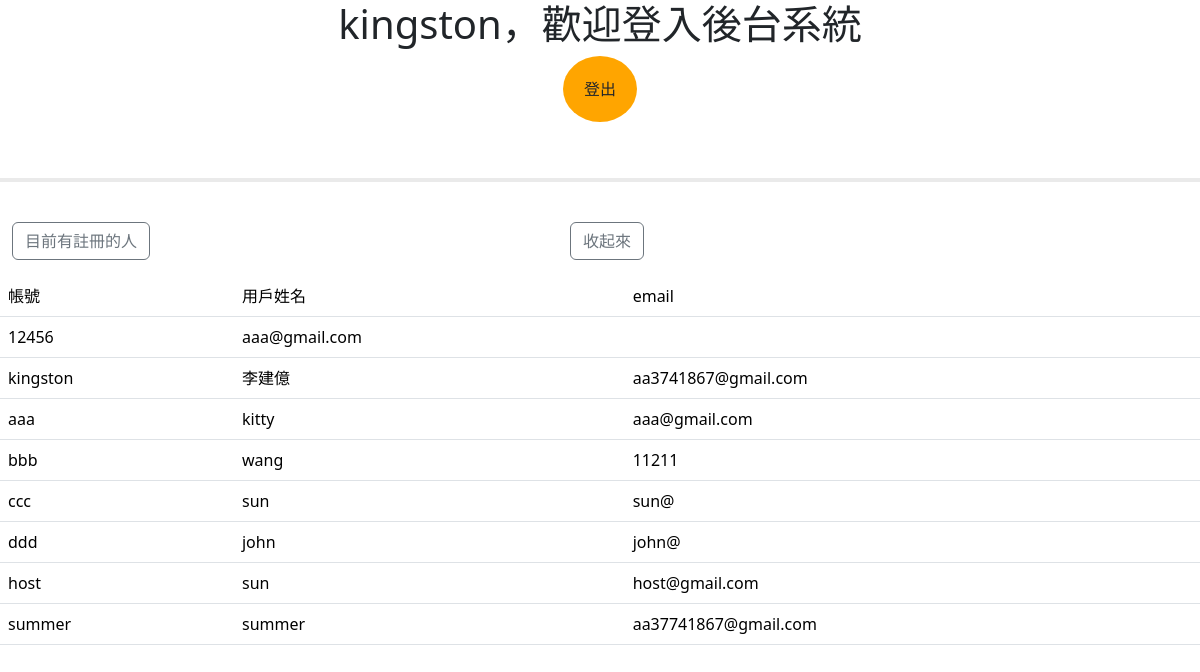
Page /web_app/home_list/ (signed in) on the earlier database version.
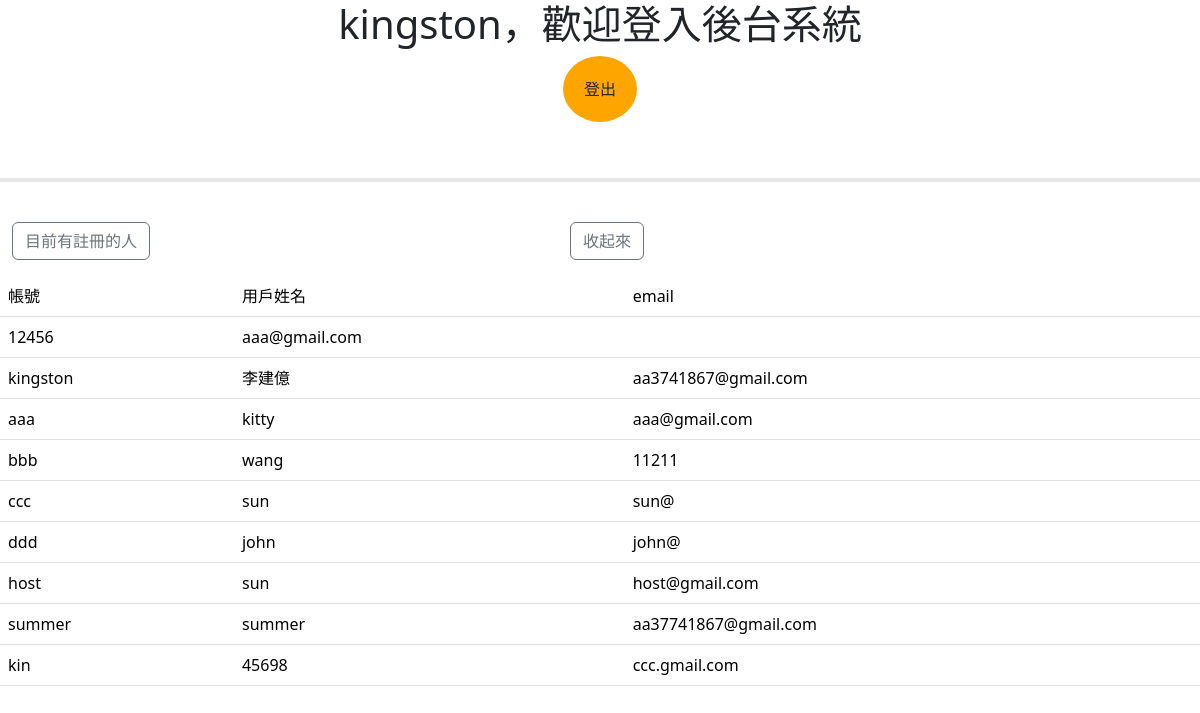
Same page on the later database version.
### web_app/models.py (models this page shows)
class Visitor(models.Model):
    user = models.CharField(max_length = 30)
    password = models.CharField(max_length = 20)
    name = models.CharField(max_length = 50)
    email = models.CharField(max_length = 30)
    vertified = models.BooleanField(default = False)
    class Meta:
        db_table = "visitor"

### web_app/views.py (the view)
class Homelist(ListView):
    model = Visitor
    template_name = "home_list.html"
    context_object_name = "db_list"
    def get_context_data(self,**kwargs):     #overwriting get_context_data --> **kwargs = {}
        context = super().get_context_data(**kwargs)
        context['username'] = self.request.session["login_user"]
        return context

### templates/home_list.html
{% extends "home.html" %}
{% block list %}
{% for db in db_list %}
<tr>
    <td> {{db.user}} </td>
    <td> {{db.name}} </td>
    <td> {{db.email}}</td>
</tr>
{% endfor %}
{% endblock %}

Differences in the rows shown:
added Visitor: user "kin", name "45698", email "ccc.gmail.com"
